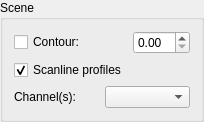
             <widget class="QGroupBox" name="sceneGroupBox">
              <property name="title">
               <string>Scene</string>
              </property>
              <layout class="QGridLayout" name="gridLayout_6">
               <item row="0" column="0">
                <layout class="QGridLayout" name="gridLayout_2">
                 <item row="0" column="0">
                  <widget class="QCheckBox" name="sceneContourCheckBox">
                   <property name="toolTip">
                    <string>Calculate &amp; show structure contour</string>
                   </property>
                   <property name="text">
                    <string>Contour:</string>
                   </property>
                  </widget>
                 </item>
                 <item row="0" column="1">
                  <widget class="QDoubleSpinBox" name="contourThresholdDoubleSpinBox">
                   <property name="toolTip">
                    <string>Contour threshold</string>
                   </property>
                  </widget>
                 </item>
                 <item row="1" column="0">
                  <widget class="QCheckBox" name="showScanlineCheckBox">
                   <property name="toolTip">
                    <string>Show scan line trajectory</string>
                   </property>
                   <property name="whatsThis">
                    <string>Show scan line trajectory in the scene and generates scanline profile from scene data.</string>
                   </property>
                   <property name="text">
                    <string>Scanline profiles</string>
                   </property>
                   <property name="checked">
                    <bool>true</bool>
                   </property>
                  </widget>
                 </item>
                </layout>
               </item>
               <item row="1" column="0">
                <layout class="QHBoxLayout" name="horizontalLayout_26">
                 <item>
                  <widget class="QLabel" name="label">
                   <property name="text">
                    <string>Channel(s):</string>
                   </property>
                  </widget>
                 </item>
                 <item>
                  <widget class="QComboBox" name="sceneDisplayChannelComboBox">
                   <property name="toolTip">
                    <string>Select scene channel for display</string>
                   </property>
                   <property name="whatsThis">
                    <string>&lt;html&gt;&lt;head/&gt;&lt;body&gt;&lt;p&gt;Select channels to be displayed in separate windows, &lt;span style=&quot; font-weight:600; font-style:italic;&quot;&gt;unless&lt;/span&gt; scene is a multi-band image. ROI calculations are peformed &lt;span style=&quot; font-weight:600;&quot;&gt;only&lt;/span&gt; in the channel selected above.&lt;/p&gt;&lt;p&gt;This has no effect for multi-band scene images.&lt;/p&gt;&lt;/body&gt;&lt;/html&gt;</string>
                   </property>
                  </widget>
                 </item>
                </layout>
               </item>
              </layout>
             </widget>
